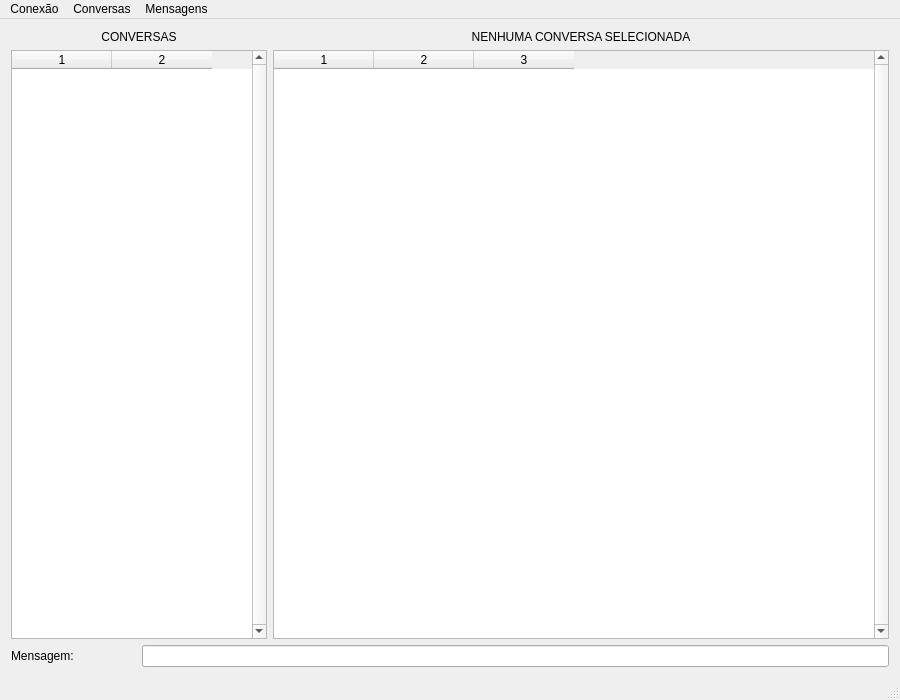
<?xml version="1.0" encoding="UTF-8"?>
<ui version="4.0">
 <class>WhatsProgMain</class>
 <widget class="QMainWindow" name="WhatsProgMain">
  <property name="geometry">
   <rect>
    <x>0</x>
    <y>0</y>
    <width>900</width>
    <height>700</height>
   </rect>
  </property>
  <property name="windowTitle">
   <string>WhatsProg</string>
  </property>
  <widget class="QWidget" name="centralWidget">
   <layout class="QGridLayout" name="gridLayout">
    <item row="0" column="0" colspan="2">
     <layout class="QVBoxLayout" name="verticalLayout">
      <property name="spacing">
       <number>6</number>
      </property>
      <item>
       <widget class="QLabel" name="labelConversas">
        <property name="text">
         <string>CONVERSAS</string>
        </property>
        <property name="alignment">
         <set>Qt::AlignCenter</set>
        </property>
       </widget>
      </item>
      <item>
       <widget class="QTableWidget" name="tableConversas">
        <property name="verticalScrollBarPolicy">
         <enum>Qt::ScrollBarAlwaysOn</enum>
        </property>
        <property name="horizontalScrollBarPolicy">
         <enum>Qt::ScrollBarAlwaysOff</enum>
        </property>
        <property name="tabKeyNavigation">
         <bool>false</bool>
        </property>
        <property name="selectionMode">
         <enum>QAbstractItemView::SingleSelection</enum>
        </property>
        <property name="selectionBehavior">
         <enum>QAbstractItemView::SelectRows</enum>
        </property>
        <property name="showGrid">
         <bool>false</bool>
        </property>
        <property name="columnCount">
         <number>2</number>
        </property>
        <attribute name="verticalHeaderVisible">
         <bool>false</bool>
        </attribute>
        <column/>
        <column/>
       </widget>
      </item>
     </layout>
    </item>
    <item row="0" column="2">
     <layout class="QVBoxLayout" name="verticalLayout_2">
      <item>
       <widget class="QLabel" name="labelMensagens">
        <property name="text">
         <string>NENHUMA CONVERSA SELECIONADA</string>
        </property>
        <property name="alignment">
         <set>Qt::AlignCenter</set>
        </property>
       </widget>
      </item>
      <item>
       <widget class="QTableWidget" name="tableMensagens">
        <property name="verticalScrollBarPolicy">
         <enum>Qt::ScrollBarAlwaysOn</enum>
        </property>
        <property name="horizontalScrollBarPolicy">
         <enum>Qt::ScrollBarAlwaysOff</enum>
        </property>
        <property name="tabKeyNavigation">
         <bool>false</bool>
        </property>
        <property name="selectionMode">
         <enum>QAbstractItemView::NoSelection</enum>
        </property>
        <property name="selectionBehavior">
         <enum>QAbstractItemView::SelectRows</enum>
        </property>
        <property name="columnCount">
         <number>3</number>
        </property>
        <attribute name="verticalHeaderVisible">
         <bool>false</bool>
        </attribute>
        <column/>
        <column/>
        <column/>
       </widget>
      </item>
     </layout>
    </item>
    <item row="1" column="0">
     <widget class="QLabel" name="labelMensagem">
      <property name="text">
       <string>Mensagem:</string>
      </property>
     </widget>
    </item>
    <item row="1" column="1" colspan="2">
     <widget class="QLineEdit" name="lineEditMensagem"/>
    </item>
   </layout>
   <zorder>labelMensagem</zorder>
   <zorder>lineEditMensagem</zorder>
   <zorder></zorder>
  </widget>
  <widget class="QMenuBar" name="menuBar">
   <property name="geometry">
    <rect>
     <x>0</x>
     <y>0</y>
     <width>900</width>
     <height>22</height>
    </rect>
   </property>
   <widget class="QMenu" name="menuConversa">
    <property name="title">
     <string>Conversas</string>
    </property>
    <addaction name="actionNova_conversa"/>
    <addaction name="actionRemover_conversa"/>
   </widget>
   <widget class="QMenu" name="menuMensagens">
    <property name="title">
     <string>Mensagens</string>
    </property>
    <addaction name="actionApagar_mensagens"/>
   </widget>
   <widget class="QMenu" name="menuConexao">
    <property name="title">
     <string>Conexão</string>
    </property>
    <addaction name="actionNovo_usuario"/>
    <addaction name="actionUsuario_existente"/>
    <addaction name="actionDesconectar"/>
    <addaction name="separator"/>
    <addaction name="actionSair"/>
   </widget>
   <addaction name="menuConexao"/>
   <addaction name="menuConversa"/>
   <addaction name="menuMensagens"/>
  </widget>
  <widget class="QStatusBar" name="statusBar"/>
  <action name="actionNova_conversa">
   <property name="text">
    <string>Nova conversa ...</string>
   </property>
  </action>
  <action name="actionRemover_conversa">
   <property name="text">
    <string>Remover conversa</string>
   </property>
  </action>
  <action name="actionApagar_mensagens">
   <property name="text">
    <string>Apagar mensagens</string>
   </property>
  </action>
  <action name="actionNovo_usuario">
   <property name="text">
    <string>Novo usuário...</string>
   </property>
  </action>
  <action name="actionUsuario_existente">
   <property name="text">
    <string>Usuário existente...</string>
   </property>
  </action>
  <action name="actionDesconectar">
   <property name="text">
    <string>Desconectar</string>
   </property>
  </action>
  <action name="actionSair">
   <property name="text">
    <string>Sair</string>
   </property>
  </action>
 </widget>
 <layoutdefault spacing="6" margin="11"/>
 <resources/>
 <connections/>
</ui>
